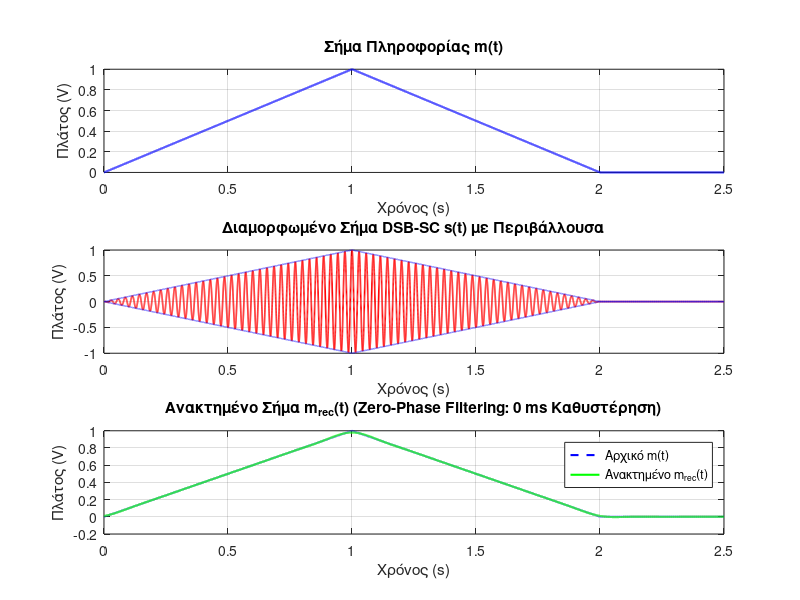
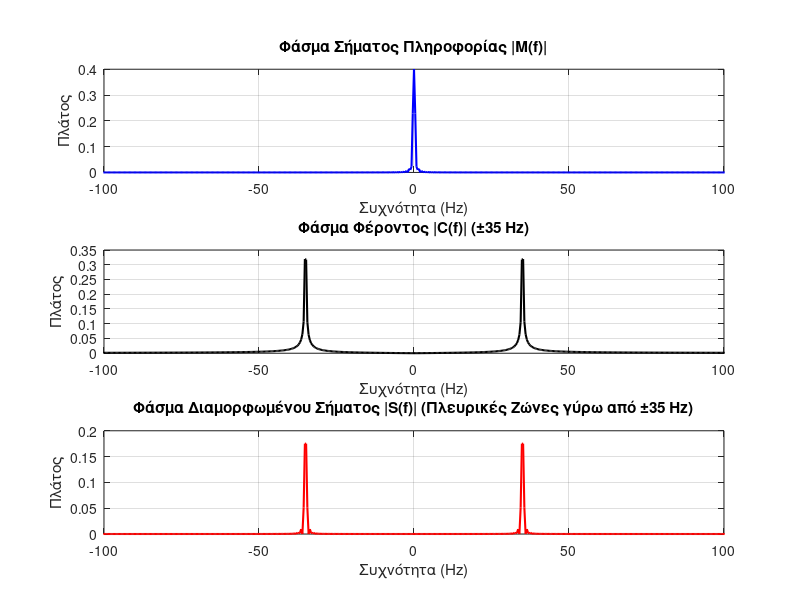

Recreate these plots in MATLAB, in order.
% dsbsc_modulation.m
% Complete MATLAB Solution for Exercise 4: DSB-SC Modulation & Zero-Phase Filtering

clear; clc; close all;

%1. Παράμετροι και Σήμα Πληροφορίας m(t)
fs = 10000;                     % Συχνότητα δειγματοληψίας 10 kHz
t = (0 : 1/fs : 2.5 - 1/fs)';   % Χρονικός άξονας [0, 2.5) s
N = length(t);

% Τμηματικά γραμμικό τρίγωνο m(t)
m = zeros(size(t));
idx_ramp_up   = (t >= 0.0 & t < 1.0);
idx_ramp_down = (t >= 1.0 & t < 2.0);
m(idx_ramp_up)   = t(idx_ramp_up);
m(idx_ramp_down) = -t(idx_ramp_down) + 2.0;

% 2. Φέρον Σήμα & Διαμόρφωση DSB-SC
fc = 35;                        % Συχνότητα φέροντος 35 Hz
c = cos(2 * pi * fc * t);
s = m .* c;                     % Διαμορφωμένο σήμα DSB-SC

% 3. Αποδιαμόρφωση (Σύμφωνος Φωρατής) & Φιλτράρισμα Zero-Phase
v = s .* c;                     % Πολλαπλασιασμός με το τοπικό φέρον

% Σχεδιασμός Βαθυπερατού Φίλτρου Butterworth 4ης τάξης (cutoff στα 5 Hz)
[b, a] = butter(4, 5 / (fs / 2), 'low');

% Φιλτράρισμα μηδενικής φάσης (0 ms καθυστέρηση) και ενίσχυση x2
m_rec = 2 * filtfilt(b, a, v);

% 4. Υπολογισμός Φασμάτων (FFT)
f = (-N/2 : N/2 - 1)' * (fs / N);
M_f = fftshift(fft(m)) / N;
C_f = fftshift(fft(c)) / N;
S_f = fftshift(fft(s)) / N;

% 5. Γραφήματα Πεδίου Χρόνου
figure('Name', 'DSB-SC Time Domain & Demodulation', 'Color', 'w', 'Position', [100, 100, 950, 750]);

subplot(3, 1, 1);
plot(t, m, 'b', 'LineWidth', 1.5);
title('Σήμα Πληροφορίας m(t)');
xlabel('Χρόνος (s)'); ylabel('Πλάτος (V)'); grid on;

subplot(3, 1, 2);
plot(t, s, 'r', 'LineWidth', 1.2); hold on;
plot(t, m, 'b--', 'LineWidth', 1.0);
plot(t, -m, 'b--', 'LineWidth', 1.0);
title('Διαμορφωμένο Σήμα DSB-SC s(t) με Περιβάλλουσα');
xlabel('Χρόνος (s)'); ylabel('Πλάτος (V)'); grid on;

subplot(3, 1, 3);
plot(t, m, 'b--', 'LineWidth', 1.5); hold on;
plot(t, m_rec, 'g', 'LineWidth', 1.5);
title('Ανακτημένο Σήμα m_{rec}(t) (Zero-Phase Filtering: 0 ms Καθυστέρηση)');
xlabel('Χρόνος (s)'); ylabel('Πλάτος (V)');
legend('Αρχικό m(t)', 'Ανακτημένο m_{rec}(t)'); grid on;

% 6. Γραφήματα Πεδίου Συχνότητας
figure('Name', 'DSB-SC Frequency Domain Spectra', 'Color', 'w', 'Position', [150, 150, 950, 750]);

subplot(3, 1, 1);
plot(f, abs(M_f), 'b', 'LineWidth', 1.5);
title('Φάσμα Σήματος Πληροφορίας |M(f)|');
xlabel('Συχνότητα (Hz)'); ylabel('Πλάτος');
xlim([-100, 100]); grid on;

subplot(3, 1, 2);
plot(f, abs(C_f), 'k', 'LineWidth', 1.5);
title('Φάσμα Φέροντος |C(f)| (±35 Hz)');
xlabel('Συχνότητα (Hz)'); ylabel('Πλάτος');
xlim([-100, 100]); grid on;

subplot(3, 1, 3);
plot(f, abs(S_f), 'r', 'LineWidth', 1.5);
title('Φάσμα Διαμορφωμένου Σήματος |S(f)| (Πλευρικές Ζώνες γύρω από ±35 Hz)');
xlabel('Συχνότητα (Hz)'); ylabel('Πλάτος');
xlim([-100, 100]); grid on;
